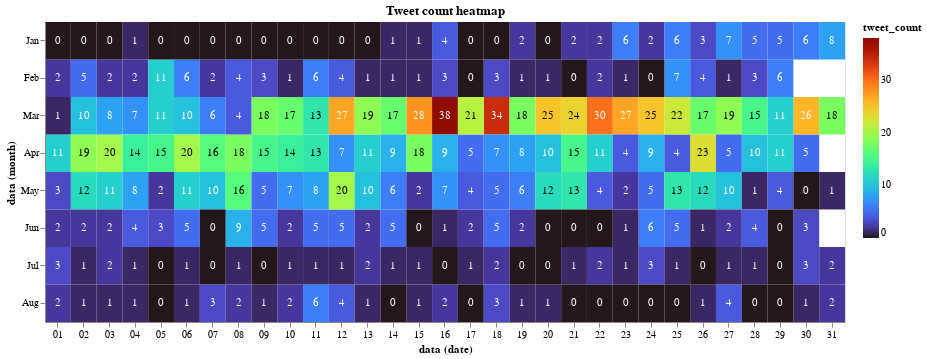

The cell this chart's notebook holds for it:
### Markdown cell above
The heatmap is created and visualized through the 'altair_viewer':

### Code cell
chart = alt.Chart(
    df,
    title="Tweet count heatmap"
).mark_rect().encode(
    x='date(data):O',
    y='month(data):O',
    color=alt.Color('tweet_count:Q', scale=alt.Scale(scheme="turbo")),
    tooltip=[
        alt.Tooltip('monthdate(data):T', title='Date'),
        alt.Tooltip('tweet_count:Q', title='Tweet Count')
    ]
).properties(width=800, height=300)

# Configure text
text = chart.mark_text(baseline='middle').encode(
    text='tweet_count:Q',
    color=alt.condition(
        alt.FieldRangePredicate(field='tweet_count', range=[12,25]),
        alt.value('black'),#if true
        alt.value('white')#if false
    )
)

chart + text

### Figure 1 — Vega-Lite specification as saved in the notebook (floating-point values rounded to 4 significant figures; data arrays with more than 128 entries replaced by an {"elided": "..."} marker saying what was removed)
{"config": {"view": {"continuousWidth": 400, "continuousHeight": 300}}, "layer": [{"mark": "rect", "encoding": {"color": {"type": "quantitative", "field": "tweet_count", "scale": {"scheme": "turbo"}}, "tooltip": [{"type": "temporal", "field": "data", "timeUnit": "monthdate", "title": "Date"}, {"type": "quantitative", "field": "tweet_count", "title": "Tweet Count"}], "x": {"type": "ordinal", "field": "data", "timeUnit": "date"}, "y": {"type": "ordinal", "field": "data", "timeUnit": "month"}}, "height": 300, "title": "Tweet count heatmap", "width": 800}, {"mark": {"type": "text", "baseline": "middle"}, "encoding": {"color": {"condition": {"value": "black", "test": {"field": "tweet_count", "range": [12, 25]}}, "value": "white"}, "text": {"type": "quantitative", "field": "tweet_count"}, "tooltip": [{"type": "temporal", "field": "data", "timeUnit": "monthdate", "title": "Date"}, {"type": "quantitative", "field": "tweet_count", "title": "Tweet Count"}], "x": {"type": "ordinal", "field": "data", "timeUnit": "date"}, "y": {"type": "ordinal", "field": "data", "timeUnit": "month"}}, "height": 300, "title": "Tweet count heatmap", "width": 800}], "data": {"name": "data-42806f59520e549a23c97e09efbd36f1"}, "$schema": "https://vega.github.io/schema/vega-lite/v4.8.1.json", "datasets": {"data-42806f59520e549a23c97e09efbd36f1": {"elided": "244 records"}}}
